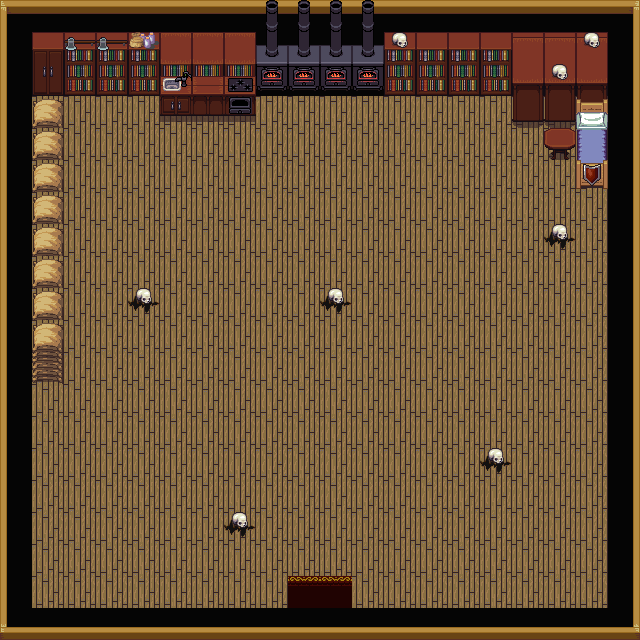

This is a level from a 2D game, rendered from its Tiled map with the project's own tilesets. A one-line summary and the map file follow, with tile-layer data summarised:
An orthogonal 20x20 tile map with 32x32 px tiles, 7 tile layers (Tile Layer 1, base, appliances, tiems, ...), 3 tilesets and 23 objects (15x wall, 5x 00, 3, 1, 2).

<map version="1.0" tiledversion="1.1.2" orientation="orthogonal" renderorder="right-down" width="20" height="20" tilewidth="32" tileheight="32" infinite="0" nextobjectid="39">
 <tileset firstgid="1" name="interior" tilewidth="16" tileheight="16" tilecount="1024" columns="32">
  <image source="ART/LPC_house_interior/interior.png" width="512" height="512" />
 </tileset>
 <tileset firstgid="1025" name="interior" tilewidth="32" tileheight="32" tilecount="256" columns="16">
  <image source="ART/LPC_house_interior/interior.png" width="512" height="512" />
 </tileset>
 <tileset firstgid="1281" name="rpg indoor tileset expansion 1 trans" tilewidth="32" tileheight="32" tilecount="30" columns="5">
  <image source="ART/INDOOR/rpg indoor tileset expansion 1 trans.png" width="176" height="192" />
 </tileset>
 <layer name="Tile Layer 1" width="20" height="20">
  <data>[400 cells, 400 non-empty, 9 distinct tile ids]</data>
 </layer>
 <layer name="base" width="20" height="20">
  <data>[400 cells, 328 non-empty, 9 distinct tile ids]</data>
 </layer>
 <layer name="appliances" width="20" height="20">
  <data>[400 cells, 11 non-empty, 8 distinct tile ids]</data>
 </layer>
 <layer name="tiems" width="20" height="20">
  <data>[400 cells, 3 non-empty, 2 distinct tile ids]</data>
 </layer>
 <layer name="Tile Layer 3" width="20" height="20">
  <data>[400 cells, 18 non-empty, 5 distinct tile ids]</data>
 </layer>
 <layer name="Tile Layer 4" width="20" height="20">
  <data>[400 cells, 4 non-empty, 4 distinct tile ids]</data>
 </layer>
 <layer name="skullios" width="20" height="20">
  <data>[400 cells, 9 non-empty, 2 distinct tile ids]</data>
 </layer>
 <objectgroup name="wallsslslls">
  <object id="1" name="wall" x="32" y="12" width="578" height="58" />
  <object id="2" name="wall" x="34" y="96" width="29.3333" height="254" />
  <object id="5" name="wall" x="576" y="96" width="28" height="88" />
  <object id="6" name="wall" x="542" y="130" width="32" height="24" />
  <object id="7" name="Portal" type="3" x="272" y="599.667" width="84" height="16.6666">
   <properties>
    <property name="xd" type="int" value="310" />
    <property name="yd" type="int" value="10" />
   </properties>
  </object>
  <object id="8" name="wall" x="512.667" y="69.3333" width="61.3333" height="49.3333" />
  <object id="10" name="wall" x="0" y="6" width="34" height="630" />
  <object id="11" name="wall" x="18" y="614" width="620" height="26" />
  <object id="12" name="wall" x="611" y="4" width="26" height="606" />
  <object id="16" name="wall" x="320" y="288" width="32" height="32" />
  <object id="17" name="wall" x="544" y="224" width="32" height="32" />
  <object id="18" name="wall" x="480" y="448" width="32" height="32" />
  <object id="19" name="wall" x="224" y="512" width="32" height="32" />
  <object id="20" name="wall" x="128" y="288" width="32" height="32" />
  <object id="30" name="NPC" type="00" x="309.5" y="279.5" width="51" height="49">
   <properties>
    <property name="Dialogue" value="HALLLOO" />
    <property name="Name" value="Skully Boi 2" />
    <property name="item" value="Skunk" />
   </properties>
  </object>
  <object id="31" name="NPC" type="00" x="471.5" y="440.5" width="51" height="49">
   <properties>
    <property name="Dialogue" value="HALLLOO" />
    <property name="Name" value="Skully Boi 4" />
    <property name="item" value="Skunk" />
   </properties>
  </object>
  <object id="32" name="NPC" type="00" x="534.5" y="214.5" width="51" height="49">
   <properties>
    <property name="Dialogue" value="HALLLOO" />
    <property name="Name" value="Skully Boi 3" />
    <property name="item" value="Skunk" />
   </properties>
  </object>
  <object id="33" name="NPC" type="00" x="117.5" y="280.5" width="51" height="49">
   <properties>
    <property name="Dialogue" value="HALLLOO" />
    <property name="Name" value="Skully Boi 1" />
    <property name="item" value="Skunk" />
   </properties>
  </object>
  <object id="34" name="NPC" type="00" x="215.5" y="504.5" width="51" height="49">
   <properties>
    <property name="Dialogue" value="HALLLOO" />
    <property name="Name" value="Skully Boi 5" />
    <property name="item" value="Skunk" />
   </properties>
  </object>
  <object id="35" name="chest" type="1" x="69.3333" y="99" width="61.3333" height="60">
   <properties>
    <property name="ChestName" value="9999999999999999999999999999999999999999999999999999999999999999999999999999999999999999999999999999999999999999999999999999999999999999999999999999999999999999999999999999999999999999999999999999999999999999999" />
    <property name="Item" value="Potion" />
   </properties>
  </object>
  <object id="36" name="wall" x="70.6673" y="100.5" width="33.3333" height="36" />
  <object id="37" name="chest" type="2" x="471.333" y="98" width="61.3333" height="60">
   <properties>
    <property name="ChestName" value="9999999999999999999999999999999999999999999999999999999999999999999999999999999999999999999999999999999999999999999999999999999999999999999999999999999999999999999999999999999999999999999999999999999999999999999" />
    <property name="Item" value="Shield" />
   </properties>
  </object>
  <object id="38" name="wall" x="472.667" y="99.5" width="33.3333" height="36" />
 </objectgroup>
</map>
